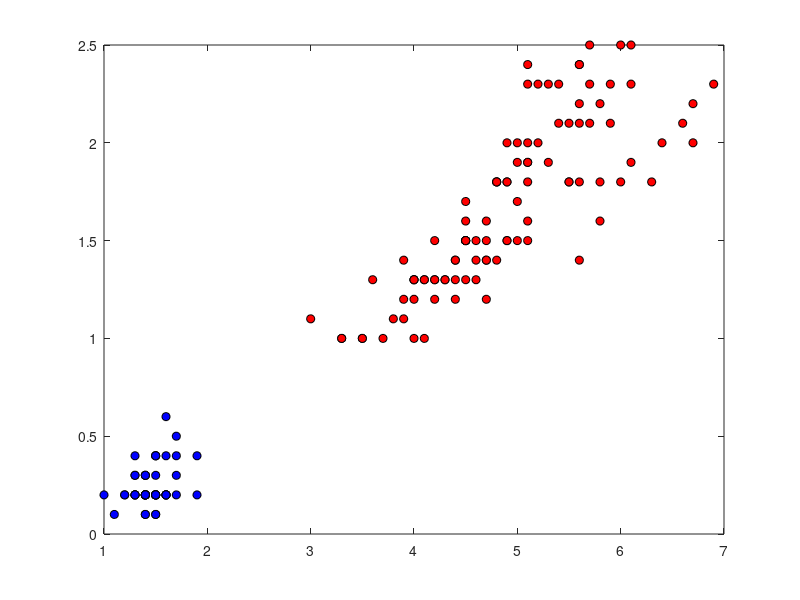

Recreate this plot in MATLAB.
% Modified by M.Amintoosi
% http://www.dcs.gla.ac.uk/~srogers/firstcourseml/matlab/chapter6/kernelkmeans.html#5
clear all
close all
load fisheriris;
X = meas(:,3:4);
Y = species;
% produceNLData
figure(1);hold off
plot(X(:,1),X(:,2),'k*');

%% Compute the kernel

N = size(X,1);
Ke = zeros(N);
gam = 1;
for n = 1:N
    for n2 = 1:N
        Ke(n,n2) = exp(-sum((X(n,:)-X(n2,:)).^2)); % Gaussian
%         Ke(n,n2) = X(n,:)*X(n2,:)'; % Linear
%         Ke(n,n2) = sum(x(n,:).^2)-sum(x(n2,:).^2); % Point Distances
    end
end

%% Run Kernel K-means

converged = 0;
% Assign all objects into one cluster except one
% Kernel K-means is *very* sensitive to initial conditions.  Try altering
% this initialisation to see the effect.
K = 2;
Z = repmat([1 0],N,1);
s = sum(X.^2,2);
pos = find(s==min(s));
Z(pos,:) = [0 1];
di = zeros(N,K);
cols = {'r','b'};

%% Plot the assignments

figure(1);hold off
for k = 1:K
    pos = find(Z(:,k));
    plot(X(pos,1),X(pos,2),'ko','markerfacecolor',cols{k});
    hold on
end

%% 
while ~converged

    Nk = sum(Z,1);
    for k = 1:K
        % Compute kernelised distance
        di(:,k) = diag(Ke) - (2/(Nk(k)))*sum(repmat(Z(:,k)',N,1).*Ke,2) + ...
            Nk(k)^(-2)*sum(sum((Z(:,k)*Z(:,k)').*Ke));
    end
    oldZ = Z;
    Z = (di == repmat(min(di,[],2),1,K));
    Z = 1.0*Z;
    if sum(sum(oldZ~=Z))==0
        converged = 1;
    end

% Plot the assignments

    figure(1);hold off
    for k = 1:K
        pos = find(Z(:,k));
        plot(X(pos,1),X(pos,2),'ko','markerfacecolor',cols{k});
        hold on
    end
    pause(1)
end